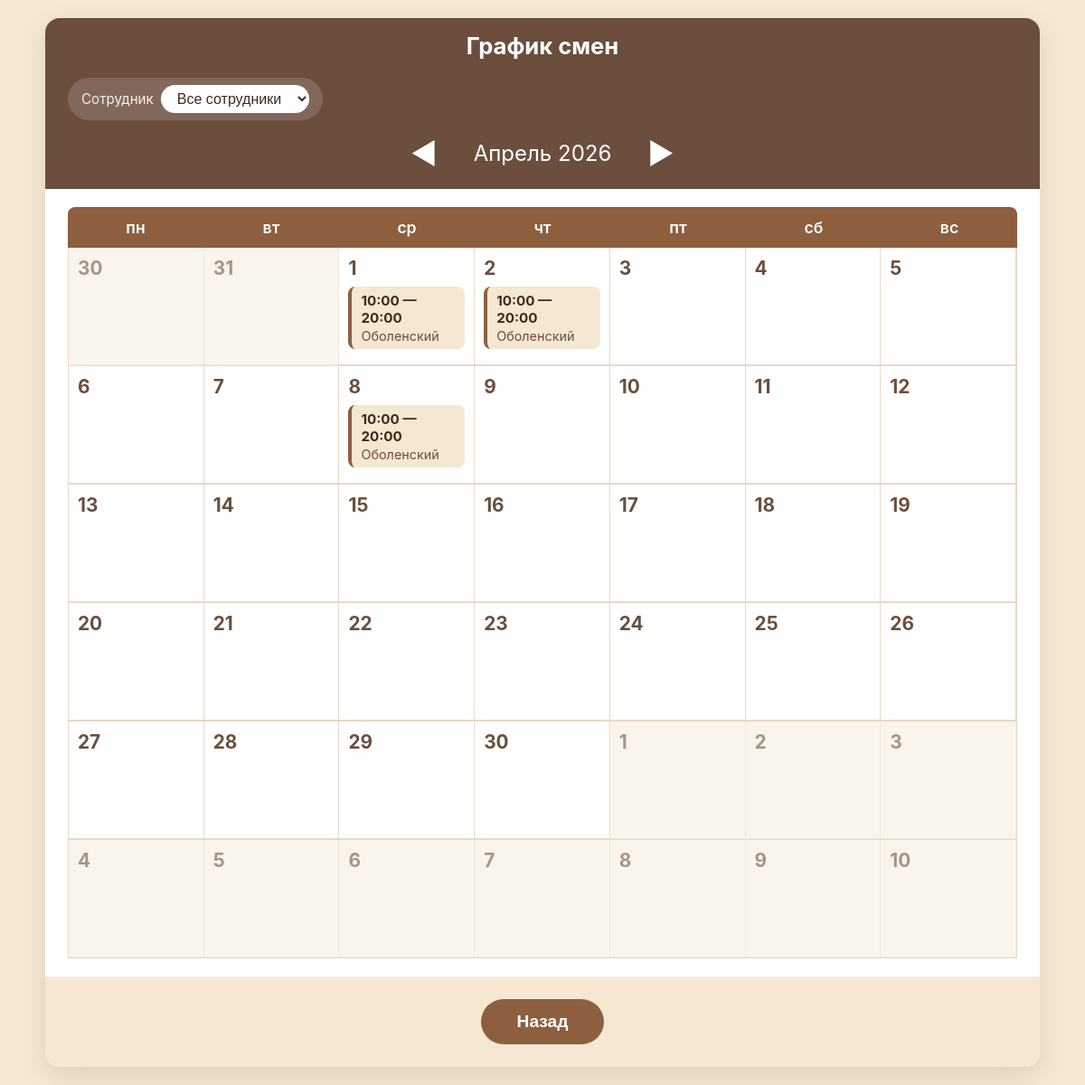
The app's page /schedule (signed in), older data.
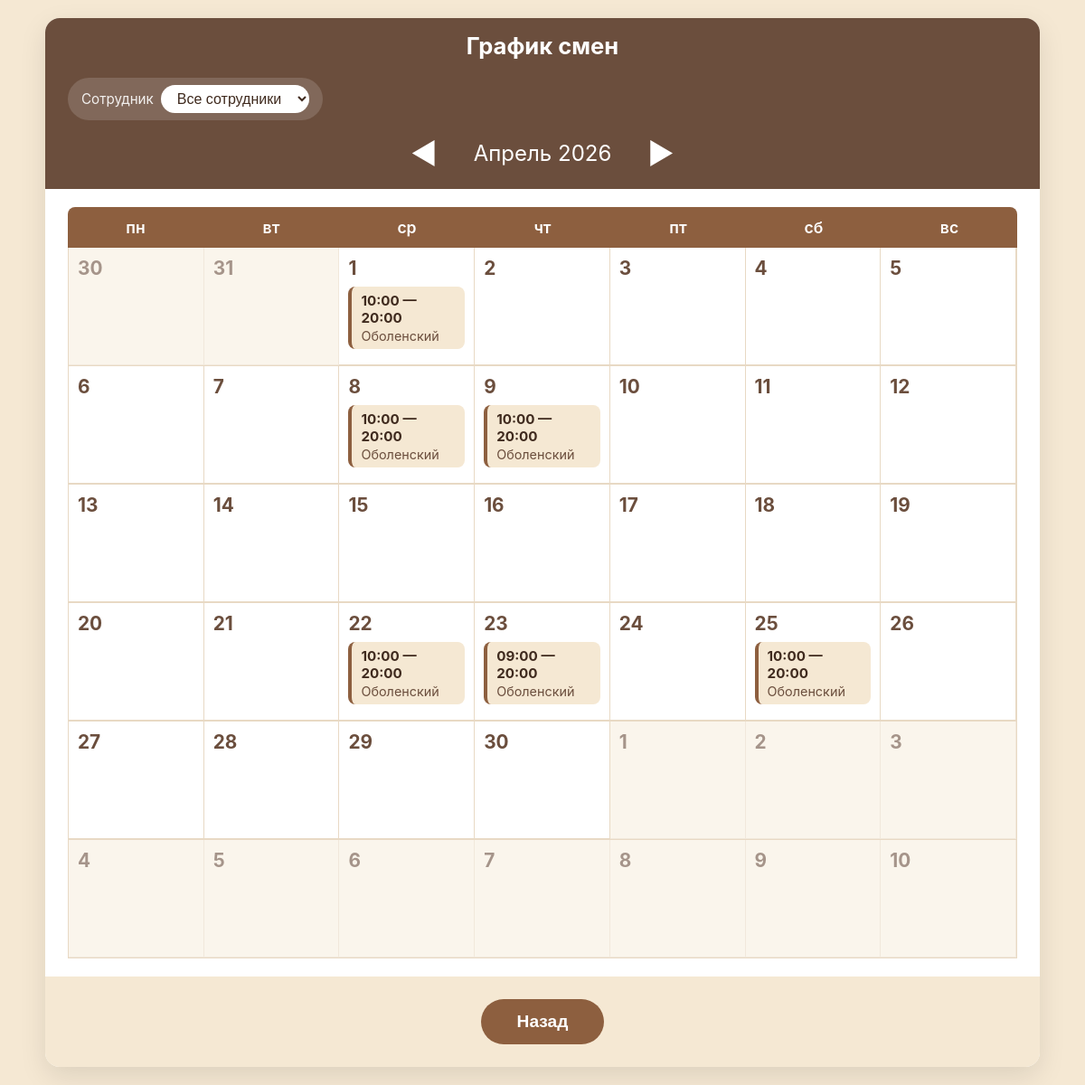
The same page, newer data.
### tables this page shows
CREATE TABLE Smena(
            ID INTEGER PRIMARY KEY NOT NULL,
            Date DATE NOT NULL,
            Planovoe_nachalo TIME NOT NULL,
            Planovoe_okonchanie TIME NOT NULL,
            Dlitelnost TIME NOT NULL,
            ID_Sotrudnik INTEGER NOT NULL,
            FOREIGN KEY (ID_Sotrudnik) REFERENCES Sotrudnik (ID)
        );

CREATE TABLE Sotrudnik(
            ID INTEGER PRIMARY KEY NOT NULL,
            Family NVARCHAR(50) NOT NULL,
            Name NVARCHAR(30) NOT NULL,
            Otchestvo NVARCHAR(30) NOT NULL,
            Phone NVARCHAR(12),
            Work_phone NVARCHAR(12) NOT NULL,
            Address_email NVARCHAR(150), 
            ID_Role INTEGER NOT NULL,
            ID_Doljnost INTEGER NOT NULL,
            ID_Pol INTEGER NOT NULL,
            FOREIGN KEY (ID_Role) REFERENCES Role (ID),
            FOREIGN KEY (ID_Doljnost) REFERENCES Doljnost (ID),
            FOREIGN KEY (ID_Pol) REFERENCES Pol (ID)
        );

### main.py (the view, shortened to what this page needs)
@app.route('/schedule', methods=['GET', 'POST'])
def schedule_page():
    if 'Data' not in session:
        if request.method == 'POST':
            return jsonify({'success': False, 'error': 'Не авторизован'}), 401
        return redirect('/login')
    year = request.args.get('year', datetime.now().year, type=int)
    month = request.args.get('month', datetime.now().month, type=int)
    data = DB_utils.get_shifts(year, month)
    return render_template('smeny.html', weeks=data['weeks'],
                           year=data['year'], month_name=data['month_name'],
                           employees=data['employees'], prev_year=data['prev_year'],
                           prev_month=data['prev_month'], next_year=data['next_year'],
                           next_month=data['next_month'])

### DB_utils.py (called while the page is built)
def get_employee_by_ID(id):
    connection = sqlite3.connect('kotocafe.db', check_same_thread=False)
    cursor = connection.cursor()
    if id==0:
        d = cursor.execute('''
                SELECT Family FROM Sotrudnik
            ''').fetchall()
        return d
    else:
        d = cursor.execute('''
            SELECT Family FROM Sotrudnik WHERE ID = ?
        ''', (id,)).fetchone()
        return d[0]

### templates/smeny.html (shortened to what this page needs)
<!DOCTYPE html>
<html lang="ru">
<head>
    <link rel="stylesheet" href="{{ url_for('static', filename='smeny.css') }}">
</head>
<body>
    <div class="app-container">
        <div class="header">
            <div class="header-top">
              <h1 class="title">График смен</h1>
                <div class="employee-select">
                    <label>Сотрудник</label>
                    <select id="employee-select" onchange="filterByEmployee()">
                        <option value="">Все сотрудники</option>
                    </select>
                </div>
            </div>
            <div class="month-header">
                <a href="/schedule?year={{ prev_year }}&month={{ prev_month }}" class="month-arrow">◀</a>
                <span class="month-name">{{ month_name }} {{ year }}</span>
                <a href="/schedule?year={{ next_year }}&month={{ next_month }}" class="month-arrow">▶</a>
            </div>
        </div>
        <div class="calendar">
            <div class="weekdays">
                <div class="weekday">пн</div>
                <div class="weekday">вт</div>
                <div class="weekday">ср</div>
                <div class="weekday">чт</div>
                <div class="weekday">пт</div>
                <div class="weekday">сб</div>
                <div class="weekday">вс</div>
            </div>
            {% for week in weeks %}
            <div class="week">
                {% for day in week %}
                <div
                    class="day
                           {% if not day.is_current_month %}other-month{% endif %}
                           {% if day.is_current_month %}current-month clickable{% endif %}"
                    data-date="{{ day.date }}"
                    {% if day.is_current_month %}onclick="openAddModal('{{ day.date }}')"{% endif %}>
                    <div class="day-number">
                        {{ day.day }}
                    </div>
                    <div class="shifts-container">
    {% for shift in day.shifts %}
    <div class="shift"
         data-id="{{ shift.id }}"
         data-date="{{ day.date }}"
         data-employee="{{ shift.employee }}"
         data-start="{{ shift.start }}"
         data-end="{{ shift.end }}"
         onclick="openEditModal(this)"
         style="cursor: pointer;">
        <div class="shift-time">{{ shift.start }} — {{ shift.end }}</div>
        <div class="shift-employee">{{ shift.employee }}</div>
    </div>
    {% endfor %}
</div>
                </div>
                {% endfor %}
            </div>
            {% endfor %}
        </div>
        <div class="footer-buttons">
            <button onclick="history.back()" class="btn btn-back">Назад</button>
        </div>
    </div>
</body>
</html>

### static/smeny.css (style rules this page uses)
* { margin: 0; padding: 0; box-sizing: border-box; }
body { font-family: -apple-system, BlinkMacSystemFont, 'Segoe UI', Roboto, sans-serif; background: #f5e8d3; color: #3f2a1e; padding: 20px; }
.app-container { max-width: 1100px; margin: 0 auto; background: #fff; border-radius: 16px; box-shadow: 0 10px 30px rgba(0, 0, 0, 0.1); overflow: hidden; }
.header { background: #6b4e3d; color: #fff; padding: 15px 25px; }
.header-top { display: flex; align-items: center; gap: 20px; flex-wrap: wrap; }
.employee-select { display: flex; align-items: center; gap: 8px; background: rgba(255,255,255,0.15); padding: 8px 15px; border-radius: 50px; }
.employee-select label { font-size: 0.95rem; opacity: 0.9; }
.employee-select select { background: #fff; color: #3f2a1e; border: none; border-radius: 50px; padding: 6px 14px; font-size: 1rem; }
.title { text-align: center; width:100%; font-size: 1.6rem; font-weight: 700; }
.month-header { display: flex; align-items: center; justify-content: center; gap: 25px; margin-top: 12px; font-size: 1.5rem; }
.month-arrow { color: #fff; font-size: 2rem; text-decoration: none; padding: 5px 15px; border-radius: 50%; transition: background 0.2s; }
.calendar { padding: 20px 25px; }
.weekdays { display: grid; grid-template-columns: repeat(7, 1fr); background: #8d5f3f; color: #fff; text-align: center; font-weight: 600; border-radius: 8px 8px 0 0; overflow: hidden; }
.weekday { padding: 12px 8px; font-size: 1.1rem; }
.week { display: grid; grid-template-columns: repeat(7, 1fr); border: 1px solid #e8d9c4; border-top: none; }
.day { min-height: 130px; padding: 10px; border-right: 1px solid #e8d9c4; border-bottom: 1px solid #e8d9c4; background: #fffaf0; position: relative; transition: background 0.2s; }
.day.other-month { background: #f8f0e0; opacity: 0.6; }
.day.current-month { background: #fff; }
.day-number { font-size: 1.3rem; font-weight: 700; color: #6b4e3d; margin-bottom: 8px; }
.shifts-container { display: flex; flex-direction: column; gap: 6px; font-size: 0.95rem; }
.shift { background: #f5e8d3; padding: 6px 10px; border-radius: 8px; border-left: 4px solid #8d5f3f; }
.shift-time { font-weight: 700; color: #3f2a1e; }
.shift-employee { font-size: 0.9rem; color: #6b4e3d; margin-top: 2px; }
.footer-buttons { display: flex; justify-content: center; gap: 20px; padding: 25px; background: #f5e8d3; }
.btn { padding: 14px 40px; border: none; border-radius: 50px; font-size: 1.2rem; font-weight: 600; cursor: pointer; transition: all 0.3s; }
.btn-back { background: #8d5f3f; color: #fff; }

Row changes from the older to the newer data that the page shows:
added Smena: start "10:00", end "20:00"
added Smena: start "09:00", end "20:00"
added Smena: start "10:00", end "20:00"
Text that changed along with them:
new list line: "10:00 20:00"
new list line: "Оболенский"
new list line: "Оболенский Оболенский Оболенский"
list line gone: "10:00 20:00"
list line gone: "Оболенский"
